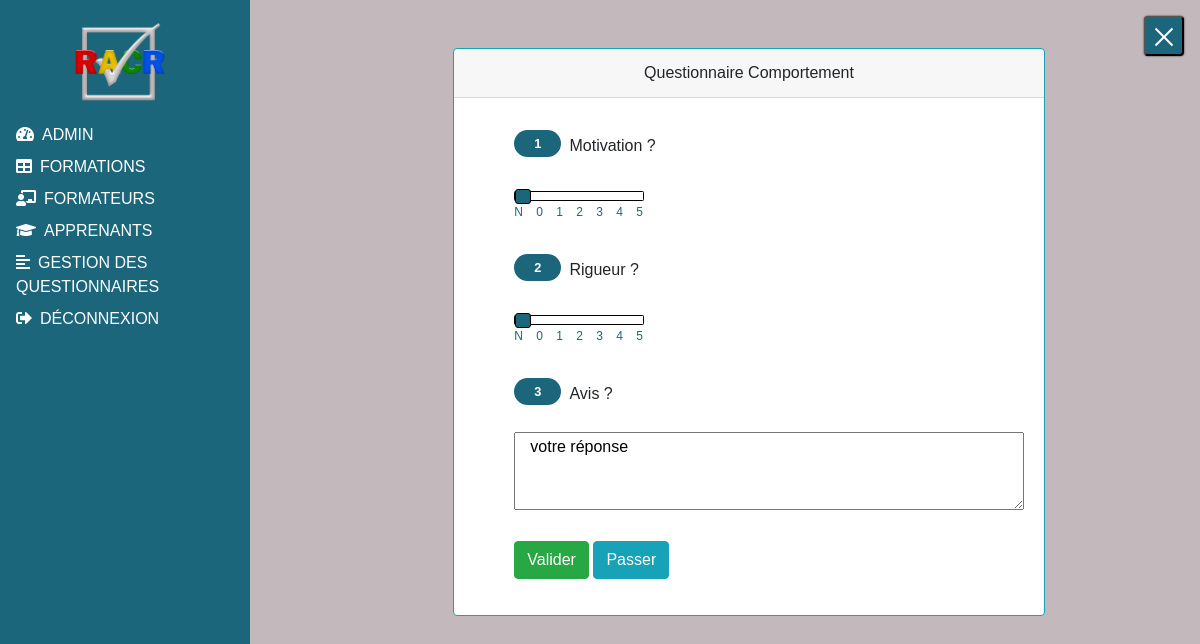
/phpEvaluation/questionnaireComportement.php?idQuestionnaire=3 (signed in), run on the app's committed database.
### tables this page shows
CREATE TABLE IF NOT EXISTS `question` (
  `idQuestion` int(11) NOT NULL AUTO_INCREMENT,
  `idQuestionnaire` int(11) NOT NULL,
  `idCategorie` tinyint(4) NOT NULL,
  `intituleQuestion` varchar(250) NOT NULL,
  `typeQuestion` tinyint(4) NOT NULL COMMENT '0=range,1=texte',
  PRIMARY KEY (`idQuestion`),
  KEY `idCategorie` (`idCategorie`),
  KEY `idQuestionnaire` (`idQuestionnaire`)
);

### phpEvaluation/evaluationFunction.php (called while the page is built, shortened)
<?php
    function affichageQuestion(){
        try{
            $co=connexion();
            $idQuestionnaire=$_GET['idQuestionnaire'];
            $sql="SELECT * FROM `question` WHERE `idQuestionnaire` = '".$idQuestionnaire."' ORDER BY `typeQuestion`";
            $affichageQuestionReaction=$co->prepare($sql);
            $affichageQuestionReaction->execute();
            return $affichageQuestionReaction;
        }catch(PDOException $e){
            echo 'Erreur: ' .$e->getMessage();
        }finally {
            $co=null;
        }
    }
    ?>

### phpEvaluation/questionnaireComportement.php (the view, shortened to what this page needs)
<!DOCTYPE html>
<html lang="fr">
<head>
	<link rel="stylesheet" href="../vendor/fontawesome/css/all.min.css" type="text/css">
	<link rel="stylesheet" href="../vendor/bootstrap/css/bootstrap.min.css" type="text/css" />
	<link rel="stylesheet" type="text/css" href="../vendor/DataTables/datatables.min.css"/>
	<link rel="stylesheet" href="../css/style.css" type="text/css">
</head>
<body>
<?php
	if($_SESSION['PROFILE']['idRole'] != 1){?>
	<div id="sidebar-wrapper" class="active">
			<img src="../img/logob.png" class="logo" />
		<ul>
            <li><a href="../phpAdmin/admin.php"><i class="fas fa-tachometer-alt"></i><span>Admin</span></a></li>
			<li><a href="../phpFormation/formation.php"><i class="fas fa-table"></i><span>Formations</span></a></li>
			<li><a href="../phpFormateur/formateur.php"><i class="fas fa-chalkboard-teacher"></i><span>Formateurs</span></a></li>
			<li><a href="../phpApprenant/apprenant.php"><i class="fas fa-graduation-cap"></i><span>Apprenants</span></a></li>
			<li><a href="questionnaire.php"><i class="fas fa-align-left"></i><span>Gestion des questionnaires</span></a></li>
			<li><a onclick="return confirm('Etes vous sur de vouloir vous déconnecter')" href="../logOut.php"><i class="fas fa-sign-out-alt" ></i><span>Déconnexion</span></a></li>
		</ul>
	</div>
	<div id="content-wrapper" class="active">
		<button id="toggle-wrapper"><span class="active"></span><span class="active"></span><span class="active"></span></button>
	<?php
	}?>
			<section class="container-fluid pl-5 mt-5">
                <div class="row justify-content-center">
                    <article class="col-12 col-sm-8">
                    <div class="card border-info">
                            <div class="card-header text-center">Questionnaire Comportement</div>
                            <div class="card-body">
								<form action="evaluationFunction.php?page=3" method="post" enctype="multipart/form-data">
									<ol class="questionOl">
										<?php
											require_once"evaluationFunction.php";
											$affichage=affichageQuestion();
											foreach($affichage as $question){
													if($question['idCategorie'] == 3){?>
													<li class="questionLi py-3"><?=$question['intituleQuestion']?></li>
												<?php if($question['typeQuestion'] == 0){?>
													<input type="range" class="range custom-slider custom-slider-bullet" name="reponse[]" value="-1" min="-1" max="5">
													<p class="rangevaleur">N 0 1 2 3 4 5</p>
												<?php }else{?>
													<textarea class="col-12" name="reponse[]" cols="100" rows="3">votre réponse</textarea>
											<?php }}}?>
											<button type="submit" class="btn btn-success mt-4" name="enregistrerReponse">Valider</button>
											<button type="submit" class="btn btn-info mt-4" name="passerReponse">Passer</button>
										</ol>
									</form>
                            </div>
                        </div>
                    </article>
                </div>
            </section>
	<?php
	if($_SESSION['PROFILE']['idRole'] != 1){?>
	</div>
	<?php }?>
</body></html>

### css/style.css (style rules this page uses)
body, html { height: 100%; overflow-x: hidden; width: 100%; font-family: Helvetica, sans-serif; }
body { background-size: cover; background-attachment: fixed; background-color: rgba(138, 118, 125, 0.507); }
.container-fluid { margin: 0; padding: 0; }
#toggle-wrapper { background-color: rgb(28, 102, 124); border-radius: .25rem; box-shadow: 0 0 2px #222; height: 40px; position: fixed; right: 1rem; top: 1rem; width: 40px; z-index: 10; }
#toggle-wrapper span { background-color: rgb(255, 255, 255); height: 2px; position: absolute; transform: translateX(-50%); transition: all 1s ease; width: 24px; }
#toggle-wrapper span:nth-child(3) { top: 28px; }
#toggle-wrapper span:nth-child(3).active { top: 28px; transform: translate(-50%, -500%) rotate(-45deg); }
#content-wrapper { bottom: 0; left: 0; position: absolute; top: 0; transition: all 1s ease; width: 100%; height: 100vh; min-height: 100%; }
#content-wrapper.active { left: 250px; width: calc(100vw - 250px); }
#sidebar-wrapper { background-color: rgb(28, 102, 124); color: rgb(255, 255, 255); left: -250px; min-height: 100vh; position: fixed; text-transform: uppercase; top: 0; transition: all 1s ease; width: 250px; z-index: 1; }
#sidebar-wrapper.active { left: 0; }
#sidebar-wrapper .logo { padding: .5rem 0; width: 150px; margin-left: 45px; }
#sidebar-wrapper ul { list-style: none; margin: 0; padding: 0 1rem; text-align: left; }
#sidebar-wrapper ul li { list-style: none; padding-bottom: .5rem; }
#sidebar-wrapper ul span { color: rgb(255, 255, 255); padding-left: .5rem; }
#sidebar-wrapper ul a { color: rgb(255, 255, 255); }
li { list-style: none !important; }
p { color: white; }
.questionOl { align-items: center !important; counter-reset: repas; }
.questionLi { list-style-type: none; counter-increment: repas; margin-bottom: 10px; padding-bottom: 10px; }
.questionLi:before { content: counter(repas); padding: 6px 20px 6px; margin-right: 8px; vertical-align: top; background: rgb(28, 102, 124); -moz-border-radius: 60px; border-radius: 60px; font-weight: bold; font-size: 0.8em; color: white; }
.range { width: 130px; }
.rangevaleur { position: relative; font-size: 12px; letter-spacing: 5px; top: -5px; color:rgb(28, 102, 124); }
#sidebar-wrapper li span { font-family: 'Lucida Sans', 'Lucida Sans Regular', 'Lucida Grande', 'Lucida Sans Unicode', Geneva, Verdana, sans-serif!important; }
span { color: white; }
input[type=range] { background-color: transparent; -webkit-appearance: none; }

### data on the page
question: intituleQuestion "Motivation ?"
question: intituleQuestion "Rigueur ?"
question: intituleQuestion "Avis ?"
